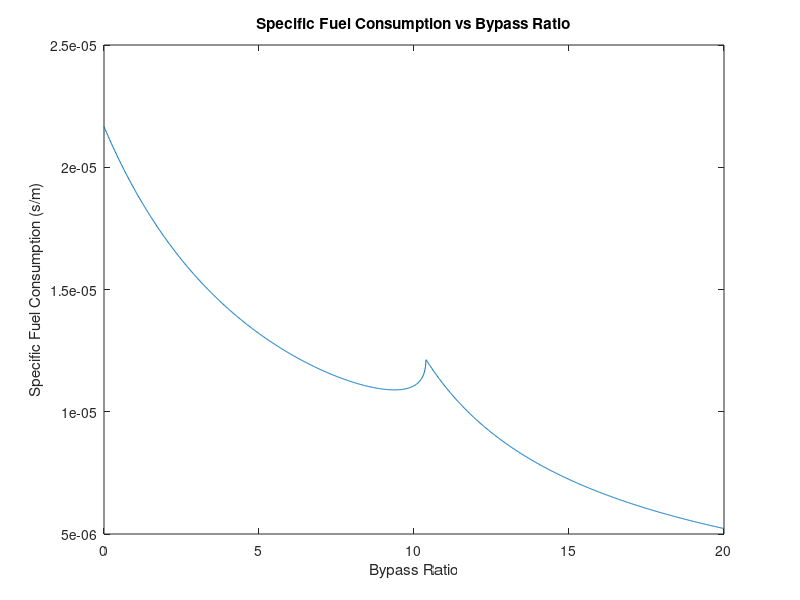

The MATLAB script that drew this image:
% Logan Prust - Aer E 411 - Homework 6 - Problem 3b

clear,clc;

% define constants
Tt4a = 1500;
A8 = 0.1;
h = 4.4E7;
gamma = 1.4;
R = 287;
Cp = 1004.9;
M0 = 0.85;
T0 = 220;
P0 = 25000;
pic = 40;
picp = 2;

% calculate stuff
taur = 1+(gamma-1)/2*M0^2;
tauc = pic^((gamma-1)/gamma);
taucp = picp^((gamma-1)/gamma);
taulambda = Tt4a/T0;
tautc = 1-(tauc-1)*taur/taulambda;
f = Cp*T0/h*(taulambda-tauc*taur);
a0 = sqrt(gamma*R*T0);

% initiate alpha values
n = 1000;
alpha = linspace(0,20,n);

% carry out calculations
for i=1:n
    tautf = 1 - alpha(i)*(taucp-1)*taur/tautc/taulambda;
    spcthrust = a0*M0/(1+alpha(i))*((1/M0*sqrt(2/(gamma-1)*taulambda/taur/tauc*(tautc*tautf*tauc*taur-1))-1)+alpha(i)*(1/M0*sqrt(2/(gamma-1)*(taucp*taur-1))-1));
    S(i) = f/(1+alpha(i))/spcthrust;
end

% plot results
plot(alpha,S);
title('Specific Fuel Consumption vs Bypass Ratio');
xlabel('Bypass Ratio');
ylabel('Specific Fuel Consumption (s/m)');
